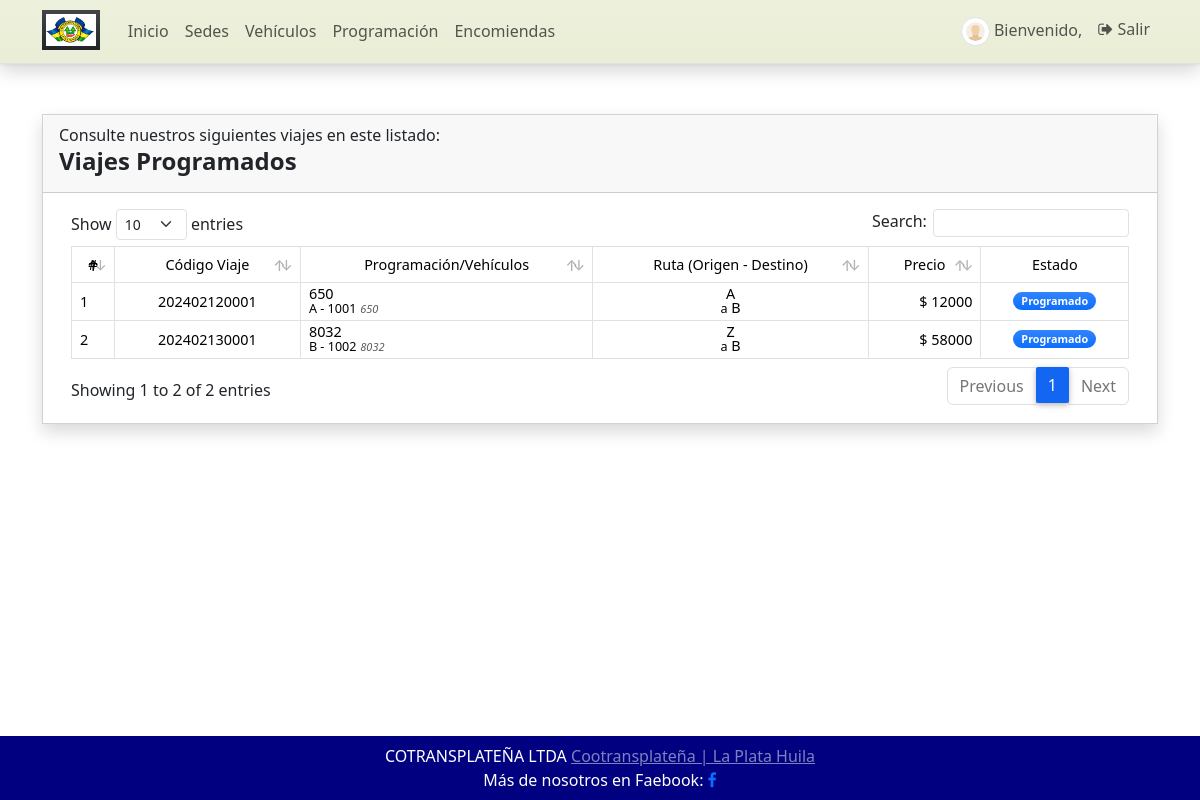
The app's page /viajes_programados (signed in) with its own data.
### GestorApp/models.py (models this page shows, shortened)
class Programacion(models.Model):
    codigo = models.CharField(max_length=100)
    vehiculo = models.ForeignKey(Vehiculo, on_delete=models.CASCADE)
    conductor = models.ForeignKey(Conductor, on_delete=models.CASCADE)
    origen = models.ForeignKey(Sede, on_delete=models.CASCADE, related_name='origen')
    destino = models.ForeignKey(Sede, on_delete=models.CASCADE, related_name='destino')
    programacion = models.DateTimeField()
    precio = models.IntegerField(default=0, validators=[MinValueValidator(5000), MaxValueValidator(75000)])
    estado = models.CharField(max_length=2, choices=(('0','Cancelado'),('1','Programado'),('2','Despachado')), default=1)
    fecha_creado = models.DateTimeField(default=timezone.now)
    fecha_actualizado = models.DateTimeField(auto_now=True)
    class Meta:
        verbose_name_plural = 'Programaciones'

class Vehiculo(models.Model):
    propietario = models.ForeignKey(Propietario, on_delete=models.CASCADE, blank=True, null=True)
    numero_veh = models.CharField(max_length=5)
    placa_veh = models.CharField(max_length=8)
    asientos = models.PositiveIntegerField(default=0, validators=[MinValueValidator(1), MaxValueValidator(50)])
    estado = models.CharField(max_length=2, choices=(('1', 'Activo'), ('2', 'Inactivo'), ), default=1)
    fecha_creado = models.DateTimeField(default=timezone.now)
    fecha_actualizado = models.DateTimeField(auto_now=True)
    class Meta:
        verbose_name_plural = 'Vehículos'
    def __str__(self):
        return self.numero_veh

class Conductor(models.Model): #
    conductor = models.CharField(max_length=100)
    codigo = models.CharField(max_length=100)
    cedula = models.CharField(max_length=100)
    estado = models.CharField(max_length=2, choices=(('1', 'Activo'), ('2', 'Inactivo')), default=1)
    def __str__(self):
        return str(self.conductor + ' - ' + self.codigo)
    class Meta:
        verbose_name_plural = 'Conductores'

class Sede(models.Model):
    sede = models.CharField(max_length=250)
    tipo = models.CharField(max_length=2, choices=(('1','Terminal'),('2','Oficina'),('3','Paradero')), default='1')
    fecha_creado = models.DateTimeField(default=timezone.now)
    fecha_actualizado = models.DateTimeField(auto_now=True)
    def __str__(self):
        return self.sede

### GestorApp/views.py (the view, shortened to what this page needs)
# urls.py: path('viajes_programados',views.viajes_programados,name='viajes-programados-pagina'),
def viajes_programados(request: HttpRequest):
    if not request.method == 'POST':
        context['page_title'] = "Viajes Programacions"
        programaciones = Programacion.objects.filter(estado=1, programacion__gt=datetime.now()).all()
        context['programaciones'] = programaciones
        context['is_searched'] = False
        context['data'] = {}
    return render(request, 'busqueda/viajes_programados.html', context)

### GestorApp/forms.py
class ActualizarContrasena(PasswordChangeForm):
    old_password = forms.CharField(
        widget=forms.PasswordInput(attrs={'class': 'form-control form-control-sm rounded-0'}),
        label="Contraseña Anterior")
    new_password1 = forms.CharField(
        widget=forms.PasswordInput(attrs={'class': 'form-control form-control-sm rounded-0'}),
        label="Nueva Constraseña")
    new_password2 = forms.CharField(
        widget=forms.PasswordInput(attrs={'class': 'form-control form-control-sm rounded-0'}),
        label="Confirmar Nueva Contraseña")
    class Meta:
        model = User
        fields = ('old_password', 'new_password1', 'new_password2')

### GestorApp/templates/busqueda/viajes_programados.html (shortened to what this page needs)
{% extends 'core/base.html' %}
{% block Contenido %}
    <div class="col-lg-12 col-md-12 col-sm-12 col-xs-12">
        <div class="card card-default rounded-0 shadow ">
            <div class="card-header">
                <h7>Consulte nuestros siguientes viajes en este listado:</h7>
                <div class="d-flex w-100 align-items-center justify-content-between">
                    <h4 class="card-title fw-bold align-content-center">
                        {% if not is_searched %}
                        Viajes Programados
                        {% else %}
                        Resultados||Viajes Programados
                        {% endif %}</h4>
                </div>
            </div>
            <div class="card-body">
                <div class="container-fluid">
                    <table class="table table-bordered" id="programado-lista">
                        <thead>
                        <tr class="bg-gradient bg-primary bg-opacity-50 text-light">
                            <th class="px-2 py-2 text-center">#</th>
                            <th class="px-2 py-2 text-center">Código Viaje</th>
                            <th class="px-2 py-2 text-center">Programación/Vehículos</th>
                            <th class="px-2 py-2 text-center">Ruta (Origen - Destino)</th>
                            <th class="px-2 py-2 text-center">Precio</th>
                            <th class="px-2 py-2 text-center">Estado</th>
                        </tr>
                        </thead>
                        <tbody>
                            {% for programacion in programaciones %}
                            <tr>
                                <td class="px-2 py-1 align-middle ">{{ forloop.counter }}</td>
                                <td class="px-2 py-1 align-middle text-center"> {{ programacion.codigo }} </td>
                                <td class="px-2 py-1 align-middle">
                                    <div class="lh-1">
                                        <div> {{ programacion.vehiculo.numero_veh }}</div>
                                            <small class="text-opacity-25">{{ programacion.conductor }}</small>
                                        <h7  class="text-opacity-100 initialism"> <em> <small class="text-muted">{{ programacion.vehiculo }}</small> </em> </h7>
                                    </div>
                                </td>
                                <td class="px-2 py-1 align-middle">
                                    <div class="lh-1 text-sm-center">
                                        <div>{{ programacion.origen }}</div>
                                        <div> <small>a</small> {{ programacion.destino }}</div>
                                    </div>
                                </td>
                                <td class="px-2 py-1 align-middle text-end"> $ {{ programacion.precio }} </td>
                                <td class="px-1 py-1 align-middle text-center">
                                    {% if programacion.estado == '1' %}
                                        <span class="badge bg-primary bg-gradient rounded-pill px-2">Programado</span> {% else %}
                                        <span class="badge bg-danger bg-gradient rounded-pill px-2">Cancelado</span> {% endif %}
                                </td>
                            </tr>
                        {% endfor %}
                        </tbody>
                    </table>
                </div>
            </div>
        </div>
    </div>
{% endblock Contenido %}

### static/assets/default/css/style.css (style rules this page uses)
html, body { height: 100%; width: 100%; max-height: 100%; overflow: auto; display: flex; flex-direction: column; }

### records on screen
Programacion: codigo "202402120001", vehiculo.numero_veh "650", conductor "A - 1001", vehiculo "650", origen "A", destino "B", precio "12000", estado "Programado"
Programacion: codigo "202402130001", vehiculo.numero_veh "8032", conductor "B - 1002", vehiculo "8032", origen "Z", destino "B", precio "58000", estado "Programado"
